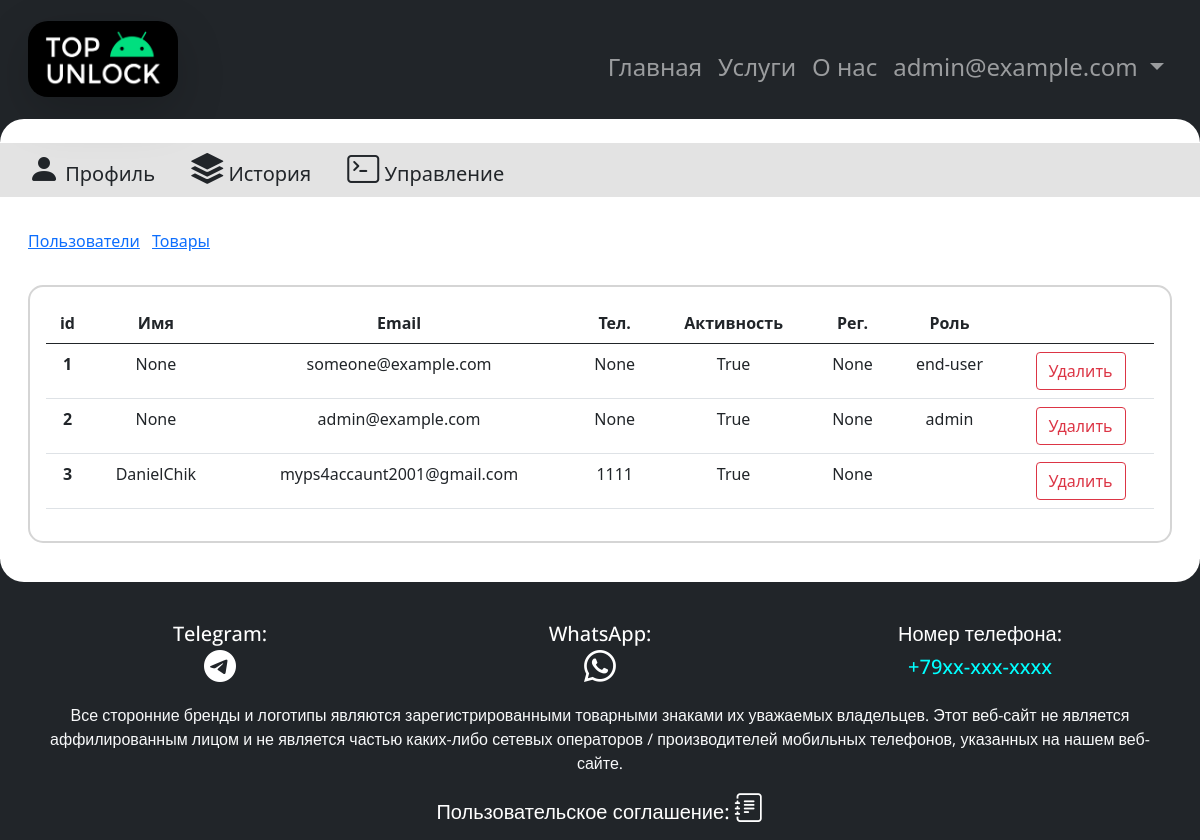
Before: /profile/admin/users (signed in) with the older database file.
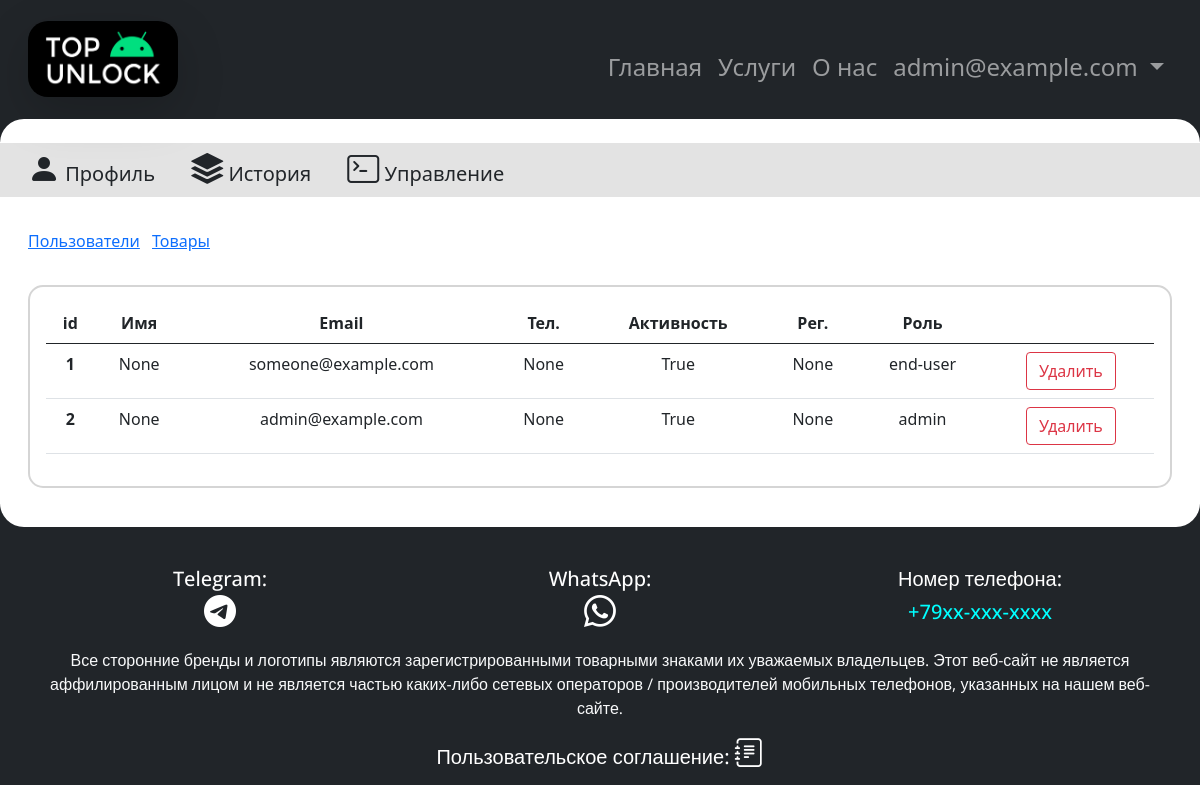
After: the same page with the newer database file.
### app.py (models this page shows, shortened)
class User(db.Model, fls.UserMixin):
    id = db.Column(db.Integer, primary_key=True)
    first_name = db.Column(db.String(45), default=None)
    phone_number = db.Column(db.String(15), default=None)
    email = db.Column(db.String(255), unique=True)
    password = db.Column(db.String(255))
    active = db.Column(db.Boolean(), default=True)
    confirmed_at = db.Column(db.DateTime())
    roles = db.relationship('Role',
                            secondary=roles_users,
                            backref=db.backref('users', lazy='dynamic'))
    orders = db.relationship('Order',
                             backref='user', lazy='dynamic')

class Role(db.Model, fls.RoleMixin):
    id = db.Column(db.Integer(), primary_key=True)
    name = db.Column(db.String(80), unique=True)
    description = db.Column(db.String(255))

### app.py (the view)
@app.route('/profile/admin/<name>', methods=['post', 'get'])
@login_required
@roles_required('admin')
def admin_page(name):
    if name == 'users':
        users = User.query.order_by(User.id).all()
        return fl.render_template('userprofile/admin/users_admin.html', data=users)
    elif name == 'items':
        item = Item.query.order_by(Item.id).all()
        return fl.render_template('userprofile/admin/item_admin.html', data=item)
    else:
        return fl.redirect('/')

### templates/userprofile/admin/users_admin.html
{% extends 'userprofile/admin.html' %}
{% block admin_body %}
    <div class="col m-3 mx-3 p-3" style="border-radius: 15px;border: 2px solid #d5d5d5; ">
     <table class="table table-hover ">
  <thead>
    <tr class="text-center">
        <th scope="col">id</th>
        <th scope="col">Имя</th>
        <th scope="col">Email</th>
        <th scope="col">Тел.</th>
        <th scope="col">Активность</th>
        <th scope="col">Рег.</th>
        <th scope="col">Роль</th>
        <th scope="col"></th>
    </tr>
  </thead>
  <tbody>
  {% for el in data %}
      <tr class="col text-center">
          <th scope="row">{{ el.id }}</th>
          <td>{{ el.first_name }}</td>
          <td>{{ el.email }}</td>
          <td>{{ el.phone_number }}</td>
          <td>{{ el.active }}</td>
          <td>{{ el.confirmed_at }}</td>
          <td>
              {% for rol in el.roles %}
                  {{ rol.name }}
              {% endfor %}
          </td>
          <td><a class="btn btn-outline-danger" href="{{ url_for('delete_user_admin', id=el.id) }}">Удалить</a></td>
    </tr>
  {% endfor %}
  </tbody>
</table>
     </div>
{% endblock %}

### templates/userprofile/admin.html
{% extends "profile.html" %}
{% block profile_body %}
    <nav class="navbar navbar-light" style="border-radius: 15px 15px 0px 0px ">
       <div class="m-2 text-decoration-none">
           <a class="nav-item mx-2" href="/profile/admin/users">Пользователи</a>
           <a class="nav-item" href="/profile/admin/items">Товары</a>
       </div>
    </nav>
    {% block admin_body %}{% endblock %}
{% endblock %}

### templates/profile.html (shortened to what this page needs)
{% extends "base.html" %}
{% block body %}
{% block profile_nav %}
    <div class="container-fluid" style="background: #e3e3e3;">
        <a class="animate text-decoration-none h5 my-2 mx-3" href="{{ url_for('user_info') }}"><i class="bi bi-person-fill" style="font-size: 2rem"></i>
            Профиль</a>
        <a class="animate text-decoration-none h5 my-2 mx-3" href="{{ url_for('user_history') }}"><i class="bi bi-stack" style="font-size: 2rem"></i>
            История</a>
       {% if current_user.has_role('admin') %}
            <a class="animate text-decoration-none h5 my-2 mx-3" href="{{ url_for('admin') }}"><i class="bi bi-terminal" style="font-size: 2rem"></i>
            Управление</a>
       {% endif %}
    </div>
    <div class="container-fluid my-3">
        {% block profile_body %}{% endblock %}
    </div>
{% endblock %}
{% endblock %}

### templates/base.html (shortened to what this page needs)
<!DOCTYPE html>
<html lang="ru">
<head>
    {% block head %}
        <link rel="stylesheet" href="/static/css/style.css">
        <link rel="stylesheet" href="https://cdn.jsdelivr.net/npm/bootstrap-icons@1.5.0/font/bootstrap-icons.css">
        <link rel="stylesheet" href="https://cdn.jsdelivr.net/npm/bootstrap@5.0.1/dist/css/bootstrap.min.css">
        <link rel="stylesheet" href="https://cdnjs.cloudflare.com/ajax/libs/animate.css/4.1.1/animate.min.css">
    {% endblock %}
</head>
<body>
{% block page_body %}
    <div class="container-fluid p-0">
    {% block navigate %}
        <nav class="header navbar navbar-expand-md navbar-dark bg-dark pt-3 py-3">
            <div class="container-fluid">
                <a href="/" class="logo d-flex align-items-center text-decoration-none navbar-brand mb-4 mx-3">
                    <img class="p-2 px-3 shadow-lg" style="background: black;border-radius:20px" src="/static/logo_im/logo.png" width="150px" alt="False">
                </a>
                <div class="collapse navbar-collapse h5 mx-3 py-3" id="navbarNav">
                    <ul class="navbar-nav ms-auto h4 ">
                        <li class="nav-item">
                            <a class="nav-link" aria-current="page" href="{{ url_for('index') }}">Главная</a>
                        </li>
                        <li class="nav-item">
                            <a class="nav-link" href="{{ url_for('price') }}">Услуги</a>
                        </li>
                        <li class="nav-item">
                            <a class="nav-link" href="{{ url_for('about') }}">О нас</a>
                        </li>
                        {% if not current_user.is_authenticated %}
                        <li class="nav-item">
                            <a class="nav-link" href="{{ url_for('security.register') }}">Регистрация</a>
                        </li>
                        <li class="nav-item">
                            <a class="nav-link" href="{{ url_for('security.login') }}">Войти</a>
                        </li>
                        {% else %}
                        <li class="nav-item dropdown">
                            <a class="nav-link dropdown-toggle" href="#" id="navbarDropdown" role="button" data-bs-toggle="dropdown" aria-expanded="false">
                                {% if current_user.first_name -%}
                                    {{ current_user.first_name }}
                                {% else -%}
                                    {{ current_user.email }}
                                {%- endif %}
                            </a>
                        </li>
                        {% endif %}
                    </ul>
                </div>
            </div>
        </nav>
    {% endblock %}
    </div>
    <div class="container-fluid p-0">
        {% block body %}{% endblock body %}
    </div>
    {% block footer  %}
    <div class="footer bg-dark text-center text-OpenSans">
       <div class="container">
            <div class="row mt-5 mb-2">
                <div class="col-4"><a href="https://t.me/joinchat/L51FVHV8IxY0YTcy" style="color: white" class="text-decoration-none h5">Telegram:<br><i class="bi bi-telegram" style="font-size: 2rem;"></i></a></div>
                <div class="col-4"><a href="https://api.whatsapp.com/resolve/?deeplink=%2F%253Cnumber%253E" style="color: white" class="col-4 text-decoration-none h5">WhatsApp:<br><i class="bi bi-whatsapp" style="font-size: 2rem;"></i></a></div>
                <div class="col-4"><a href="tel:+380985554433" style="color: white" class="col-4 text-decoration-none h5">Номер телефона:<br><p class="my-2" style="color: aqua">+79xx-xxx-xxxx</p></a></div>
            </div>
           <div class="text-light mt-3">
               <p>Все сторонние бренды и логотипы являются зарегистрированными товарными знаками их уважаемых владельцев. Этот веб-сайт не является аффилированным лицом и не является частью каких-либо сетевых операторов / производителей мобильных телефонов, указанных на нашем веб-сайте.</p>
               <div class="col-6 text-center mx-auto"><a href='{{ url_for('terms') }}' style="color: white" class="col-4 text-center text-decoration-none h5">Пользовательское соглашение: <i class="bi bi-journal-text" style="font-size: 1.8rem"></i></a></div>
           </div>
       </div>
    </div>
{% endblock footer %}
{% endblock page_body %}
</body>
</html>

### static/css/style.css (style rules this page uses)
.text-OpenSans { font-family: 'Open Sans', sans-serif; }
.header::after { content: ''; display: block; width: 100%; height: 24px; border-radius: 24px 24px 0 0; background: #fff; position: absolute; bottom: -1px; }
.footer { position: relative; padding: 15px 0 15px; }
.footer:before { content:''; display: block; background: white; border-radius: 0 0 24px 24px; width: 100%; position: absolute; height: 24px; top: -1px; }
.logo { animation:backInLeft; animation-duration: 1s }

### templates/profile.html (style rules this page uses)
.animate { display: inline-block; color: #212529 }

Changed rows visible on the page:
removed User: id "3", first_name "DanielChik", email "myps4accaunt2001@gmail.com", phone_number "1111", active "True", confirmed_at "None"
